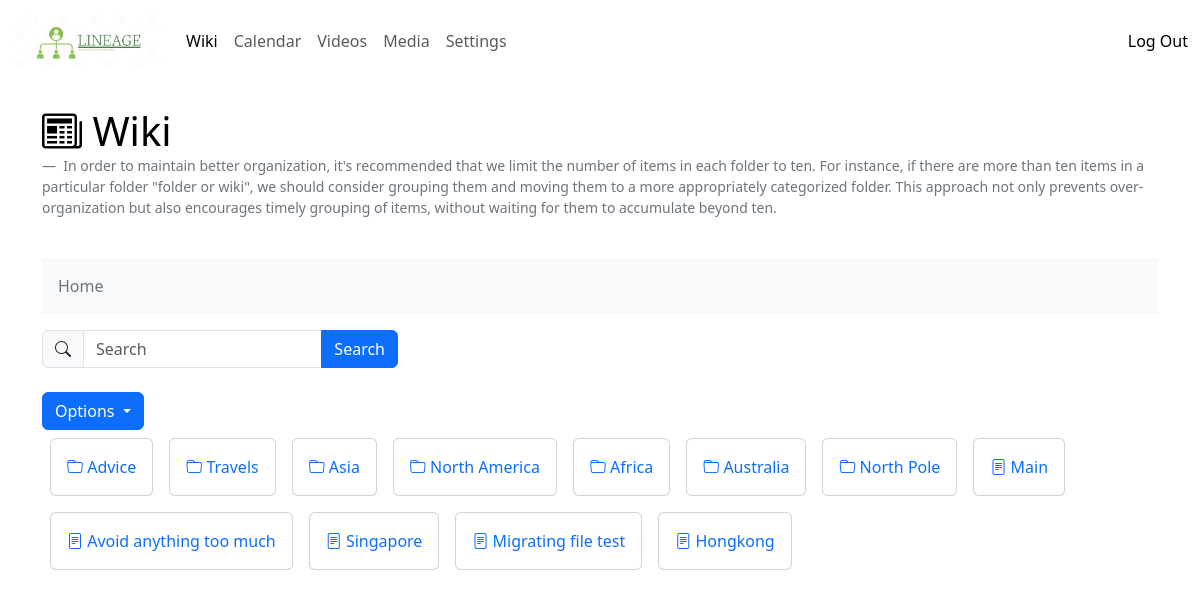
The page /wiki/search/ (signed in) on the database as committed earlier.
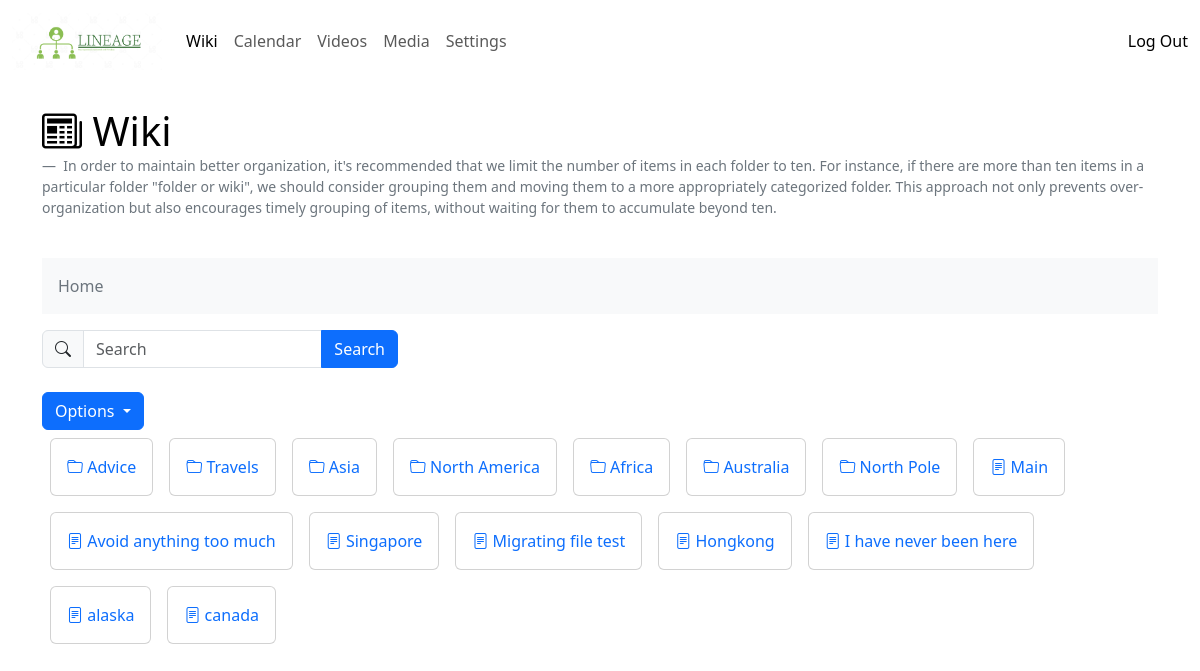
The same page on the database as committed later.
### wiki/models.py (models this page shows, shortened)
class WikiFolder(models.Model):
    name = models.CharField(unique=True, max_length=255)
    folder_id = models.IntegerField()
    created_by = models.IntegerField()
    created_at = models.DateTimeField(auto_now_add=True)
    updated_by = models.IntegerField()
    updated_at = models.DateTimeField(auto_now_add=True)
    deleted_at = models.DateTimeField(null=True, blank=True)

class WikiContent(models.Model):
    title = models.CharField(unique=True, max_length=255)
    content = models.TextField()
    folder_id = models.IntegerField()
    created_by = models.IntegerField()
    created_at = models.DateTimeField(auto_now_add=True)
    updated_by = models.IntegerField()
    updated_at = models.DateTimeField(auto_now_add=True)
    deleted_at = models.DateTimeField(null=True, blank=True)

### wiki/views.py (the view)
# urls.py: path('search/', views.wiki_search, name='wiki search'),
@login_required(login_url='/')
def wiki_search(request):
    query = request.GET.get('search', '')
    wiki_folders = WikiFolder.objects.filter(name__icontains=query.lower())
    wikis = WikiContent.objects.filter(
        Q(title__icontains=query.lower()) |
        Q(content__icontains=query.lower())
    )
    context = {
        'wiki_folders': wiki_folders,
        'wikis': wikis,
        'folder_id': 0
    }
    return render(request, 'wiki/wiki_home.html', context)

### wiki/templates/wiki/wiki_home.html (shortened to what this page needs)
{% extends "base.html" %}
{% block content %}
    {% load static %}
    <link rel="stylesheet" href="{% static 'wiki/style.css' %}">
    <h1>
        <a class="header-link" href="{% url 'wiki home' %}">
            <i class="bi bi-newspaper"></i>
            Wiki
        </a>
    </h1>
    <p>
        <figcaption class="blockquote-footer">
            In order to maintain better organization, it's recommended that we limit the number of items in each folder to ten. For instance, if there are more than ten items in a particular folder "folder or wiki", we should consider grouping them and moving them to a more appropriately categorized folder. This approach not only prevents over-organization but also encourages timely grouping of items, without waiting for them to accumulate beyond ten.
        </figcaption>
    </p>
    <nav aria-label="breadcrumb">
        <ol class="breadcrumb text-bg-light p-3">
            <li class="breadcrumb-item">
                {% if trail|length == 0 %}
                    <span class="text-secondary">Home</span>
                {% else %}
                    <a href="{% url 'wiki home' %}">Home</a>
                {% endif %}
            </li>
        </ol>
    </nav>
    <div class="row">
        <div class="col-md-4">
            <form action="{% url 'wiki search' %}" method="get">
                <div class="input-group">
                    <span class="input-group-text">
                        <i class="bi bi-search"></i>
                    </span>
                    <input type="text" class="form-control" name="search" placeholder="Search" aria-label="Search">
                    <button type="submit" class="btn btn-primary">Search</button>
                </div>
            </form>
        </div>
      <div class="col-md-8"></div>
    </div>
    <br/>
    <div class="dropdown">
        <button type="button" class="btn btn-primary dropdown-toggle" data-bs-toggle="dropdown" aria-expanded="false">
            Options
        </button>
    </div>
    {% for folder in wiki_folders %}
        <div class="card float-md-start m-2">
            <div class="card-body">
                <a href="{% url 'wiki folder' folder.id %}" class="text-decoration-none">
                    <i class="bi bi-folder"></i>
                    {{ folder.name }}
                </a>
            </div>
        </div>
    {% endfor %}
    {% for wiki in wikis %}
        <div class="card float-md-start m-2">
            <div class="card-body">
                <a href="{% url 'wiki page' wiki.id %}" class="text-decoration-none">
                    <i class="bi bi-file-text"></i>
                    {{ wiki.title }}
                </a>
            </div>
        </div>
    {% endfor %}
    <div class="clearfix"></div>
{% endblock %}

Rows that differ between the two databases and show on the page:
added WikiContent: title "I have never been here"
added WikiContent: title "alaska"
added WikiContent: title "canada"
